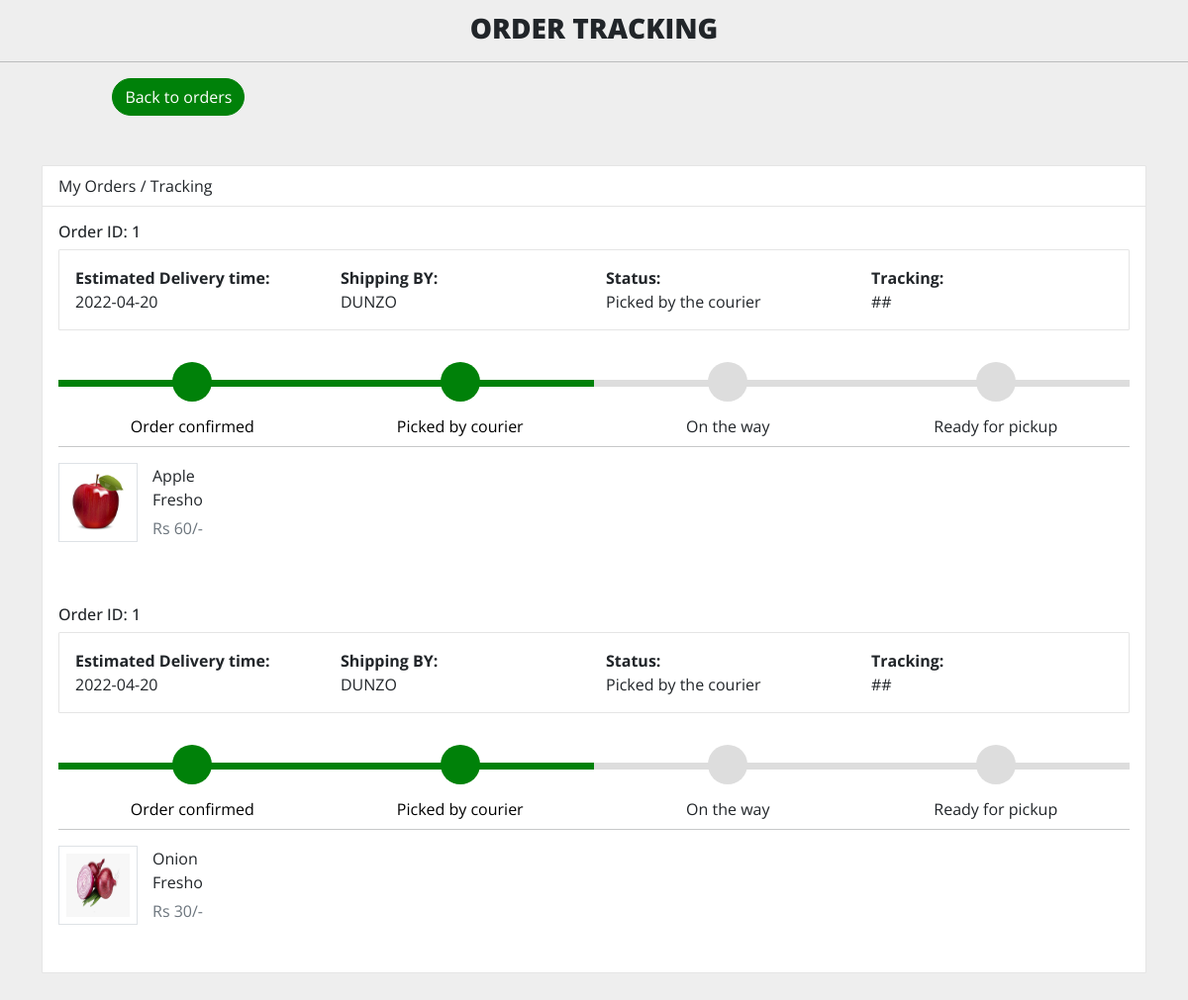
The app's page /orderstatus (signed in) with its own data.
### tables this page shows
CREATE TABLE ORDERS(
                                user_id TEXT,
                                product_id INT,
                                date TEXT);

CREATE TABLE PRODUCT(
                        ID INTEGER PRIMARY KEY AUTOINCREMENT,
                        productid TEXT, bname TEXT, pname TEXT, category TEXT, image TEXT,
                        price INT);

### main.py (the view)
@app.route("/orderstatus")
def orderstatus():
    try:
        query = "SELECT ORDERS.date, PRODUCT.pname, PRODUCT.bname, PRODUCT.image, PRODUCT.price FROM PRODUCT JOIN ORDERS on ORDERS.product_id = PRODUCT.productid WHERE ORDERS.user_id = '"+str(session['id'])+"'"
        cursor.execute(query)
        result = cursor.fetchall()
        print(result)
        return render_template("/orderstatus.html", product = result)
    except Exception as e:
        print(e)
    return render_template("/orderstatus.html", product =[])

### Templates/orderstatus.html (shortened to what this page needs)
<!DOCTYPE html>
<html lang="en">
<head>
    <link href="https://cdn.jsdelivr.net/npm/bootstrap@5.1.3/dist/css/bootstrap.min.css" rel="stylesheet">
</head>
<body>
    <h3 style="text-align: center; margin-top: 1% ; font-weight: 1000;">ORDER TRACKING</h3>
    <hr>
    <a href="/order" class="btn btn-warning" data-abc="true" style="margin-left: 3cm; border-radius: 20px;">  Back to orders</a>
    <div class="container">
        <article class="card">
            <header class="card-header"> My Orders / Tracking </header>
            {% for i in product %}
            <div class="card-body">
                <h6>Order ID: 1</h6>
                <article class="card">
                    <div class="card-body row">
                        <div class="col"> <strong>Estimated Delivery time:</strong> <br>{{ i[0] }}</div>
                        <div class="col"> <strong>Shipping BY:</strong> <br> DUNZO </div>
                        <div class="col"> <strong>Status:</strong> <br> Picked by the courier </div>
                        <div class="col"> <strong>Tracking:</strong> <br> ## </div>
                    </div>
                </article>
                <div class="track">
                    <div class="step active"> <span class="icon">  </span> <span class="text">Order confirmed</span> </div>
                    <div class="step active"> <span class="icon">  </span> <span class="text"> Picked by courier</span> </div>
                    <div class="step"> <span class="icon">  </span> <span class="text"> On the way </span> </div>
                    <div class="step"> <span class="icon">  </span> <span class="text">Ready for pickup</span> </div>
                </div>
                <hr>
                <ul class="row">
                    <li class="col-md-4">
                        <figure class="itemside mb-3">
                            <div class="aside"><img src="/static/uploads/{{i[3]}}" class="img-sm border"></div>
                            <figcaption class="info align-self-center">
                                <p class="title">{{ i[1] }} <br> {{ i[2] }}</p> <span class="text-muted">Rs {{ i[4] }}/- </span>
                            </figcaption>
                        </figure>
                    </li>
                </ul>
            </div>
            {% endfor %}
        </article>
    </div>
</body>
</html>

### Templates/orderstatus.html (style rules this page uses)
body { background-color: #eeeeee; font-family: 'Open Sans', serif }
.container { margin-top: 50px; margin-bottom: 50px }
.card { position: relative; display: -webkit-box; display: -ms-flexbox; display: flex; -webkit-box-orient: vertical; -webkit-box-direction: normal; -ms-flex-direction: column; flex-direction: column; min-width: 0; word-wrap: break-word; background-color: #fff; background-clip: border-box; border: 1px solid rgba(0, 0, 0, 0.1); border-radius: 0.10rem }
.card-header:first-child { border-radius: calc(0.37rem - 1px) calc(0.37rem - 1px) 0 0 }
.card-header { margin-bottom: 0; background-color: #fff; border-bottom: 1px solid rgba(0, 0, 0, 0.1) }
.track { position: relative; background-color: #ddd; height: 7px; display: -webkit-box; display: -ms-flexbox; display: flex; margin-bottom: 60px; margin-top: 50px }
.track .step { -webkit-box-flex: 1; -ms-flex-positive: 1; flex-grow: 1; width: 25%; margin-top: -18px; text-align: center; position: relative }
.track .step.active:before { background: #008109 }
.track .step::before { height: 7px; position: absolute; content: ""; width: 100%; left: 0; top: 18px }
.track .step.active .icon { background: #008109; color: #fff }
.track .icon { display: inline-block; width: 40px; height: 40px; line-height: 40px; position: relative; border-radius: 100%; background: #ddd }
.track .step.active .text { font-weight: 400; color: #000 }
.track .text { display: block; margin-top: 7px }
.itemside { position: relative; display: -webkit-box; display: -ms-flexbox; display: flex; width: 100% }
.itemside .aside { position: relative; -ms-flex-negative: 0; flex-shrink: 0 }
.img-sm { width: 80px; height: 80px; padding: 7px }
ul.row, ul.row-sm { list-style: none; padding: 0 }
.itemside .info { padding-left: 15px; padding-right: 7px }
.itemside .title { display: block; margin-bottom: 5px; color: #212529 }
p { margin-top: 0; margin-bottom: 1rem }
.btn-warning { color: #ffffff; background-color: #008109; border-color: #008109; border-radius: 1px }

### records on screen
ORDERS: date "2022-04-20", image (picture), pname "Apple", bname "Fresho", price "60"
ORDERS: date "2022-04-20", image (picture), pname "Onion", bname "Fresho", price "30"
